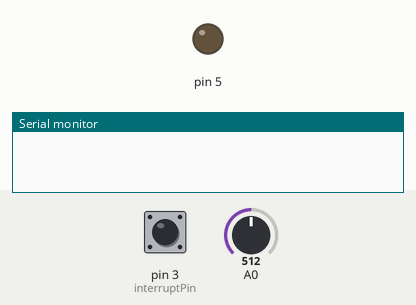
Bench run of a sketch on a simulated Arduino Uno, built with avr-gcc and run on an emulated ATmega328P. Shown: output pins drawn as LEDs (lit = HIGH), the last lines printed to the serial monitor. The inputs (shaded band) are chosen by the test bench; at power-on: pin 3 (interruptPin) HIGH, A0 = 512.

Above: at 1.2 s.
1.3 s: pin 3 (interruptPin) pulled LOW for 0.15 s
At 9.59 s:
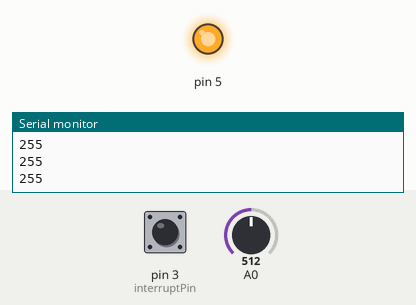
Timing chart, 0 to 10.4 s (numbered marks = the images above; inputs shaded):
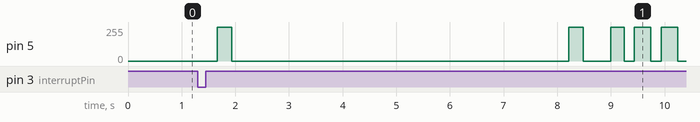

Measured:
- after the input at 1.3 s, pin 5: 0/255 → 254/255 after 0.37 s, → 0/255 0.27 s later, → 254/255 6.3 s later, → 0/255 0.27 s later, … (10 changes in this stretch)

The sketch:

cli22_P02_Part2.ino
```cpp
#include "Waveforms.h"
#include <Arduino.h>
const int interruptPin = 3;
int state = 0;
long oneHzSample = 1000000/maxSamplesNum;
//current time in seconds
long startTime = 32760;
long time_elapsed;
int timeResult[4];
int hours;
int minutes;
int seconds;
int var;
int mapped;


void setup() {
  // put your setup code here, to run once:
  Serial.begin(9600);
  pinMode(5, OUTPUT);
  pinMode(interruptPin, INPUT_PULLUP);
  attachInterrupt(digitalPinToInterrupt(interruptPin),buttonPressed,RISING);
}

void loop() {
  // put your main code here, to run repeatedly:
  if(state==1){
    state=displayTime(state);}


  time_elapsed = millis()/1000;

  long currentTime;
  currentTime= startTime+time_elapsed;
  //convert the time into hours:minutes:seconds
  hours = currentTime/3600;
  minutes = (currentTime - (currentTime/3600)*3600)/60;
  seconds = currentTime - (currentTime/3600)*3600 - ((currentTime - (currentTime/3600)*3600)/60)*60;
  convert(currentTime);
//  Serial.print("Hour: "); Serial.print(timeResult[0]);Serial.print(timeResult[1]); Serial.print(" ");
//  Serial.print("Minute: "); Serial.print(timeResult[2]);Serial.print(timeResult[3]);Serial.print(" ");
//  Serial.print("Second: "); Serial.print(seconds); Serial.print(" ");
//  Serial.println();
  delayMicroseconds(map(analogRead(A0),0,1023,0,oneHzSample));
}

void buttonPressed(){
  state = 1;
}


void convert(int currentTime){
  int tens;
  int rest;
  if(hours>=10){
    tens = hours/10;
    rest = hours - (hours/10)*10;
    timeResult[0]=tens;
    timeResult[1]=rest;
    }
  else{
    timeResult[0]=0;
    timeResult[1]=hours;
    }
  if(minutes>=10){
    tens = minutes/10;
    rest = minutes - (minutes/10)*10;
    timeResult[2]=tens;
    timeResult[3]=rest;
    }
  else{
    timeResult[2]=0;
    timeResult[3]=minutes;
    }
}

//n: the number of vibration circle
//waveForm: the wave type to be used
//wait: dealy time after each circle of vibration
void tick(int n, int waveForm, int wait){
  for(int m=0; m<n; m++){
    for(int i=0; i<maxSamplesNum; i++){
      Serial.println(waveformsTable[maxSamplesNum*waveForm+i]);
      analogWrite(5, waveformsTable[maxSamplesNum*waveForm+i]);}
    delayMicroseconds(wait);
  }
  analogWrite(5,LOW);
}

int displayTime(int st){
  if(st==1){
    int i;
    //loop through the time result list to let the motor vibrate
    for(i=0; i<4; i++){
      if(i<2){
        if(timeResult[i]==0){
          tick(1, 0, oneHzSample);
          }
        else{
          tick(timeResult[i], 2, map(analogRead(A0),0,1023,0,oneHzSample));
          }
        }
      else{
        if(timeResult[i]==0){
            tick(1, 0, oneHzSample);
          }
        else{
          tick(timeResult[i], 1, map(analogRead(A0),0,1023,0,oneHzSample));
          }
        }
      delay(500);
      }
    }
  return 0;
}
```

Source omitted: Waveforms.h (data table, 2167 bytes)
